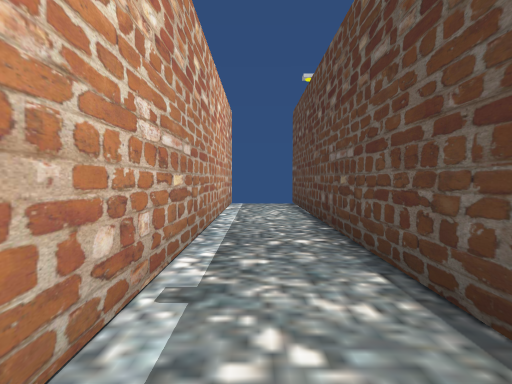
view 1 (above)

19 first-person views from a walk through a scene from a Unity 3-D project. The camera is 1.5 m above the floor, tilts 2° down and sees 70° across. The floor is counted in squares, 2 m on a side. Each view is taken from the middle of a square. On the plan, view 1 faces up. The plan holds only what a view shows up to about 11 squares ahead; the rest is blank. The place goes on beyond the plan. The player is left out. Some surface patterns are stand-ins.

view 2
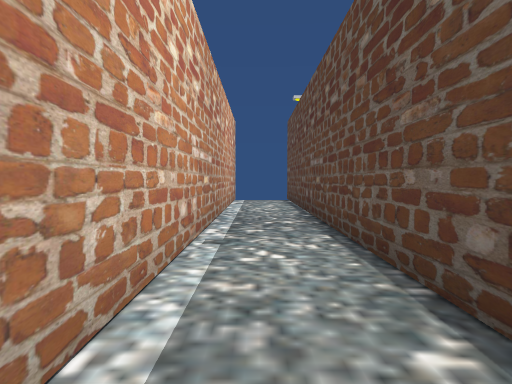

view 3
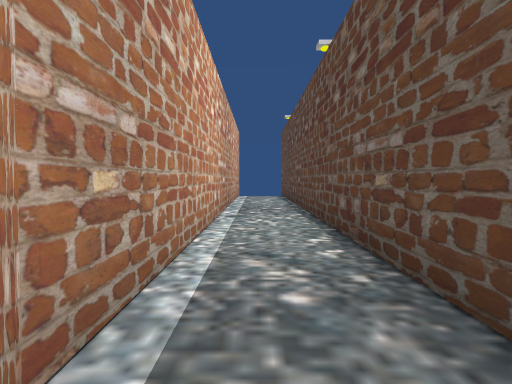

view 4
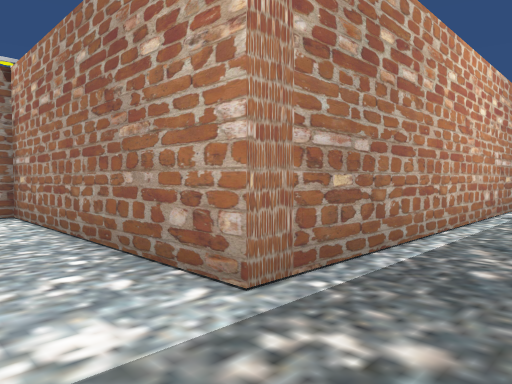

view 5
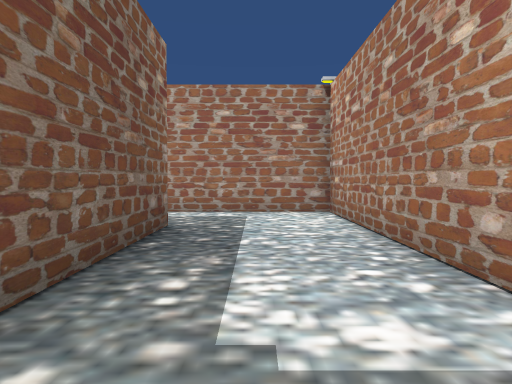

view 6
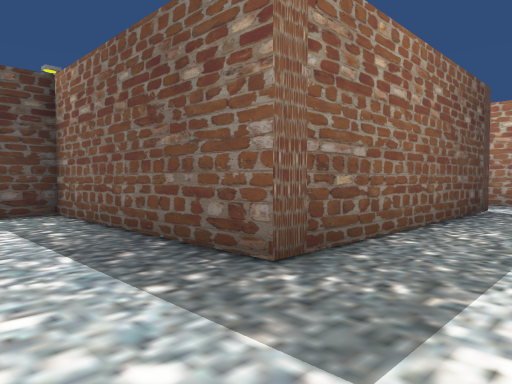

view 7
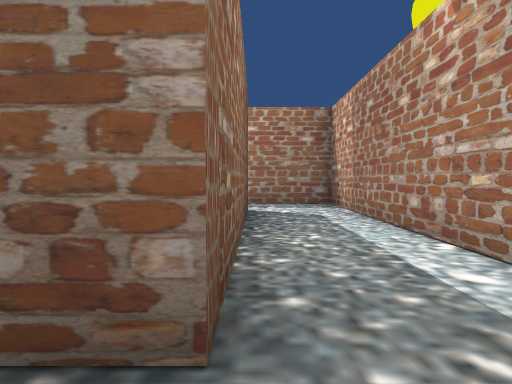

view 8
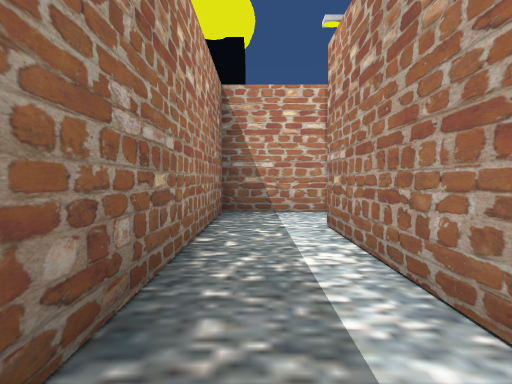

view 9
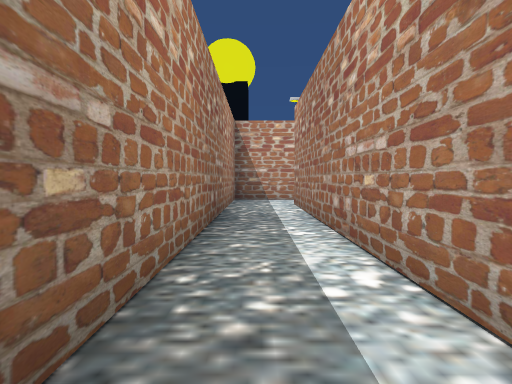

view 10
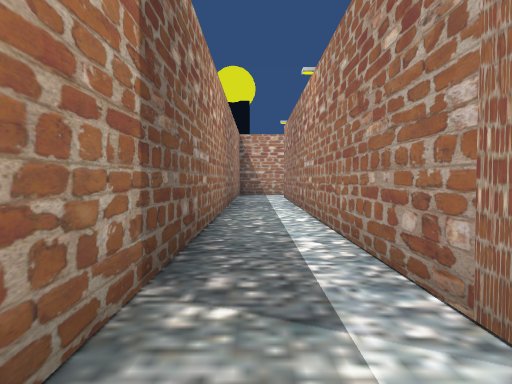

view 11
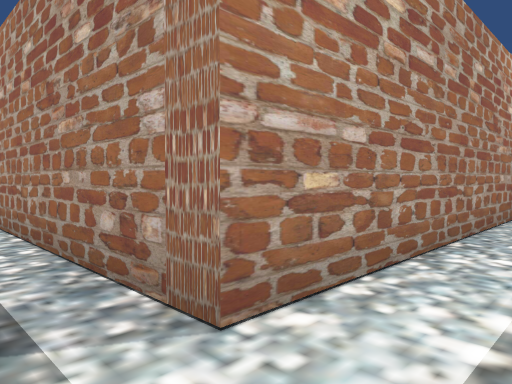

view 12
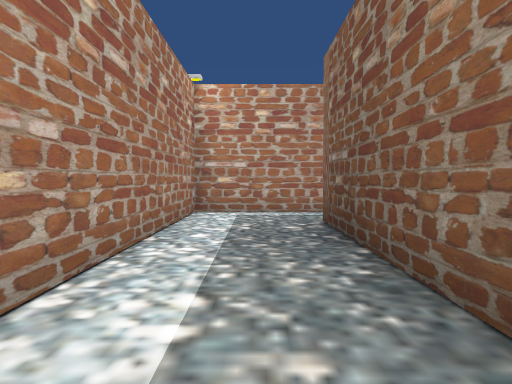

view 13
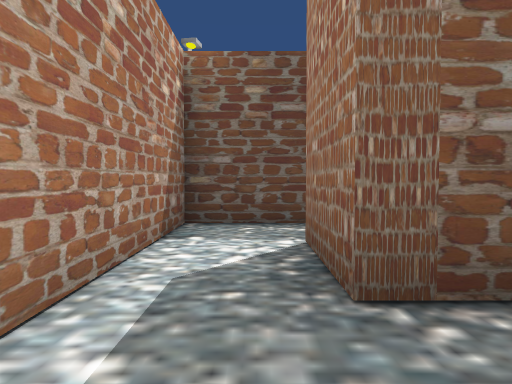

view 14
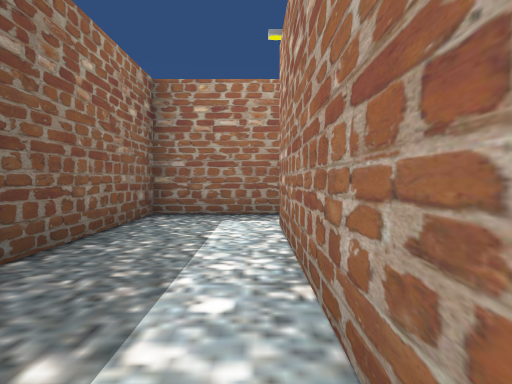

view 15
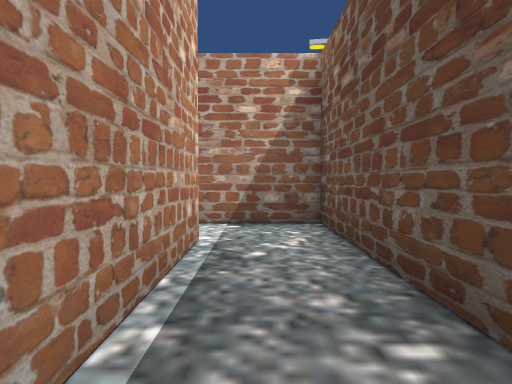

view 16
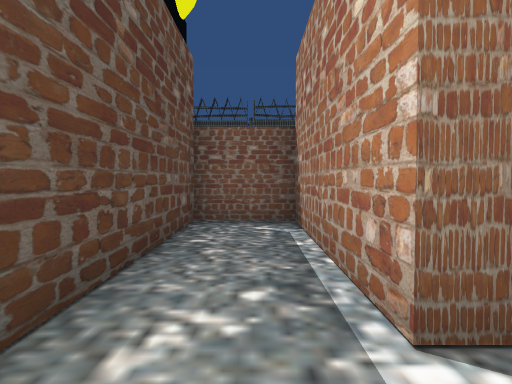

view 17
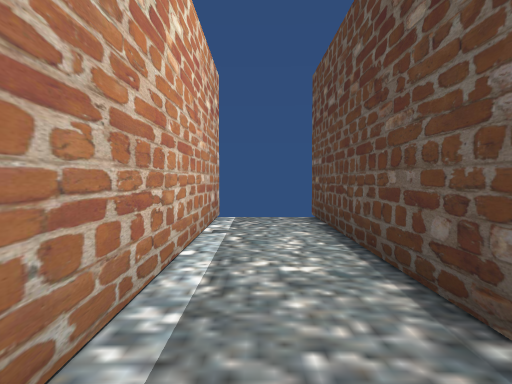

view 18
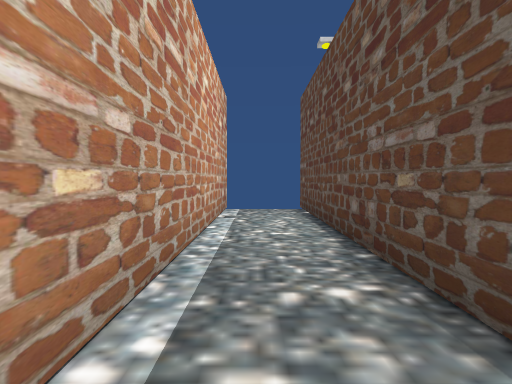

view 19
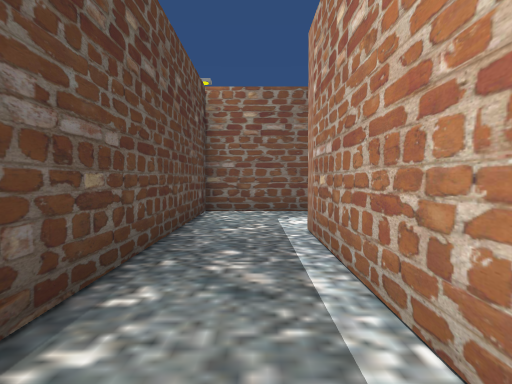

### Floor plan
Points are (right, up) in squares from view 1. A wall is a line through its corners. A room is listed if a view was taken in it or the views show most of it. See-through windows are left out.
Room 1 (views 1, 2, 3, 4, 5, 6, 7, 8, 9, 10, 11, 12, 13, 14, 17, 18, 19)
walls: (14.2, -7.8) (8.6, -7.8) (8.6, -14.9) (-4.8, -14.9) (-4.8, -7.4) (1.2, -7.4) (1.2, 11.6); (-0.8, 11.6) (-0.8, -4.3) (-7.2, -4.3) (-7.2, -16.8) (11.2, -16.8) (11.2, -9.6) (13.3, -9.6)
ways out: opening at (12.5, -8.5) to room 2
Room 2 (views 15, 16)
walls: (13.3, -9.6) (13.3, -14.4) (15.1, -14.4) (15.1, -8.5)
ways out: opening at (12.5, -8.5) to room 1

Where each view was taken, in squares from view 1:
view 1: 0 up, 0 right, facing up
view 2: 2 down, 0 right, facing up
view 3: 5 down, 0 right, facing up
view 4: 6 down, 1 right, facing up-left
view 5: 6 down, 1 right, facing left
view 6: 5 down, 7 left, facing down-right
view 7: 6 down, 5 left, facing down
view 8: 16 down, 1 right, facing left
view 9: 16 down, 6 right, facing left
view 10: 16 down, 10 right, facing left
view 11: 16 down, 10 right, facing up-left
view 12: 16 down, 10 right, facing up
view 13: 9 down, 9 right, facing right
view 14: 9 down, 9 right, facing down
view 15: 14 down, 14 right, facing up
view 16: 8 down, 14 right, facing down
view 17: 4 up, 0 right, facing up
view 18: 2 up, 0 right, facing up
view 19: 1 up, 0 right, facing down
